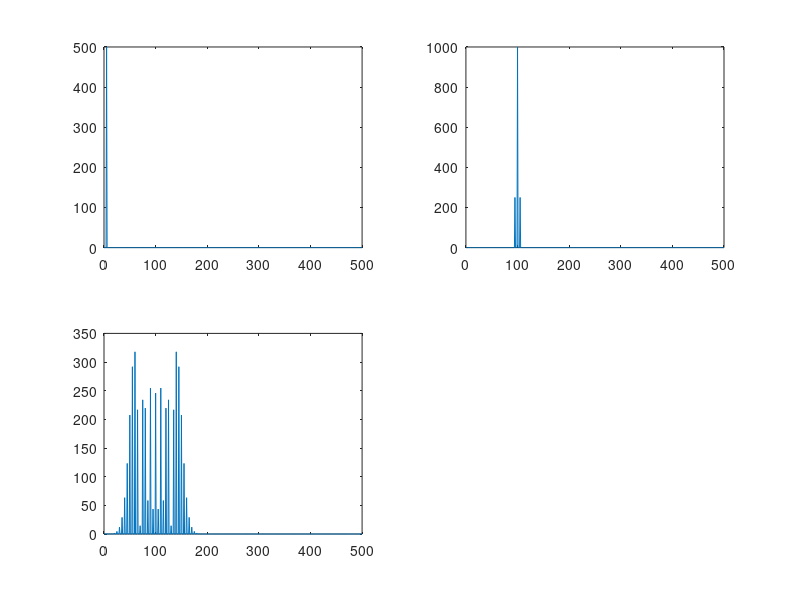

Source code (MATLAB):
fs = 1000;
fd = 50 ;
f = 5;
a = 1 ;
t = 0 : 1/fs : 1 - 1/fs ;
m = a * sin(2*pi*f*t);
N = length(t)
fftm = abs(fft(m,N));
fc = 100 ;
ac = 2 ;
mc = ac * sin(2*pi*fc*t);
am_s = (ac + m ) .* sin(2*pi*fc*t);
fm_s = ac .* sin(2*pi*fc*t + (fd/f) .* sin(2*pi*f*t) );
fftam = abs(fft(am_s,N));
fftfm = abs(fft(fm_s,N));
freq = fs*(0:(N/2))/N;
subplot(2,2,1)
plot(freq,fftm(1:N/2+1));
subplot(2,2,2)
plot(freq,fftam(1:N/2+1));
subplot(2,2,3)
plot(freq,fftfm(1:N/2+1));
